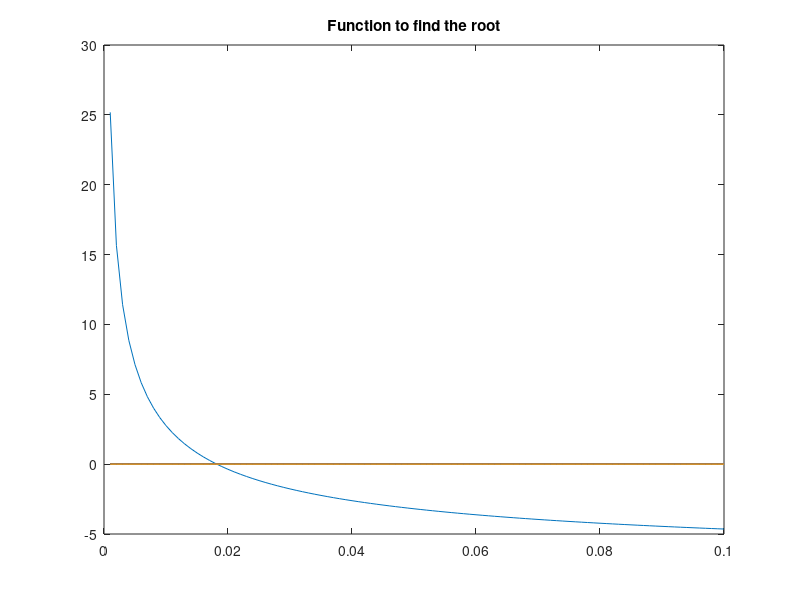

Reproduce this figure in MATLAB. (Note: this script raises an error after producing the figure.)
fprintf("============================================================\n")
fprintf("Project 2 - finding the root of a scalar equation\n")
fprintf("\n")%put your name
display(date())
fprintf("============================================================\n\n")

clc, clear, close all;
%everything is in feet
r = 2.667e-4;
Re = 1.5e5;
L = 12500;
D = 3;
V = 0.55;
G = 32.2;
f = @(x) 1./sqrt(x) + 2*log10( (r/(3.7)) + 2.51./(Re*sqrt(x)) );
df =  @(x) -0.5 * x.^(-3/2) - ((2.51/Re) ./ (r/3.7 + 2.51 ./ (Re*sqrt(x)))).*x.^(-1.5);
h=@(f) f*(L/D)*(V^2 / (2*G));

max_iter = 100;
guess1 = .01;
guess2 = .001;
res_tol = 1*10^(-8);
conv_tol = 1*10^(-8);

% plot the function
x = 0.001:0.001:0.1;
fval = f(x);
guess_i = f(guess1);
figure;
plot(x, fval, x, zeros(length(x)))
title('Function to find the root')

% Run the solvers
fprintf('Newton Raphson\n')
% call the newton_raphson() function here
[x_vals, conv_vals, res_vals, iters_newton] = newton_raphson_function(f, df, guess1, conv_tol, res_tol, max_iter);

fprintf('\n\n=====================================================\n')
fprintf('Secant\n')
% call the secant() function here
[x_vals_s, conv_vals_s, res_vals_s, iters_secant] = secant_function(f, guess1,guess2, conv_tol, res_tol, max_iter);
fprintf('\n==========================================================\n')
fprintf('Answers:\n')
value = x_vals(iters_newton + 1);
chopped_value = fix(value * 1e8) / 1e8;
  % Print final result in fixed-point notation
  fprintf('Newton results in: %.8f in %i iterations\n', chopped_value,iters_newton);
 value1 = x_vals_s(iters_secant + 2);
chopped_value1 = fix(value1 * 1e8) / 1e8;
  % Print final result in fixed-point notation
  fprintf('Secant results %.8f in %i iterations\n', chopped_value1,iters_secant);

  
  head_newt = x_vals*(L/D)*(V^2 / (2*G));
head_secan = x_vals_s*(L/D)*(V^2 / (2*G));
valueh = head_newt(iters_newton + 1);
choppedh_value = fix(valueh * 1e8) / 1e8;
  % Print final result in fixed-point notation
  fprintf('Newton Head Loss: %.8f\n', choppedh_value);
valuehs = head_secan(iters_secant + 2);
choppedhs_value = fix(valuehs * 1e8) / 1e8;
fprintf('Secant Head Loss: %.8f\n', choppedhs_value);


plot_iters_nr =0:iters_newton;
 
figure
hold on
[ax, h1, h2] = plotyy(plot_iters_nr, res_vals, plot_iters_nr, conv_vals);
title('Newton-raphson')
xlabel('iterations')
ylabel(ax(1), 'residual')
ylabel(ax(2), 'convergence')
grid on
hold off

plot_iters_s = 0:length(res_vals_s) - 1;
figure
hold on
[ax, hh1, hh2] = plotyy(plot_iters_s(2:end), res_vals_s(2:end), plot_iters_s(2:end), conv_vals_s(2:end));
title('secant')
xlabel('iterations')
ylabel(ax(1), 'residual')
ylabel(ax(2), 'convergence')
grid on
hold off

